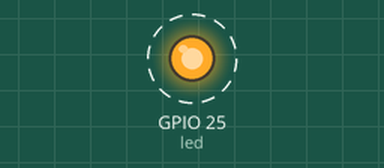
Simulated run of this sketch. Board: ESP32. Parts: output pins drawn as LEDs (lit = HIGH). Dashed ring = blinking.

Above: at 0.5 s.
Timing chart, 0 to 4.6 s (numbered marks = the images above):
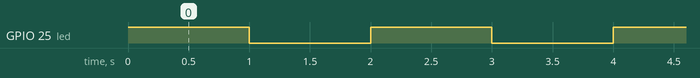

Measured:
- by itself, GPIO 25 (led): alternates HIGH for 1.0 s and LOW for 1.0 s

The sketch:

FB5_blink.ino
```cpp
/********************************************************************************
 Blink code for Firebird V
 Written by: Rohan Bhamre and Team Technocrats,VESIT(2023)

 Note: Make sure that in the configuration options following settings are
 done for proper operation of the code

 Note:
  >Microcontroller: atmega2560
  >Frequency: 14745600s
  >Optimization: -O0 (For more information read section: Selecting proper optimization
          options below figure 2.22 in the Software Manual)
*********************************************************************************/
#define led 25                      //Led control pin
void setup()
{
  pinMode(led, OUTPUT);
}

void loop()
{
  digitalWrite(led, HIGH);   // turn the LED on (HIGH is the voltage level)
  delay(1000);               // wait for a second
  digitalWrite(led, LOW);    // turn the LED off by making the voltage LOW
  delay(1000);               // wait for a second
}
```
